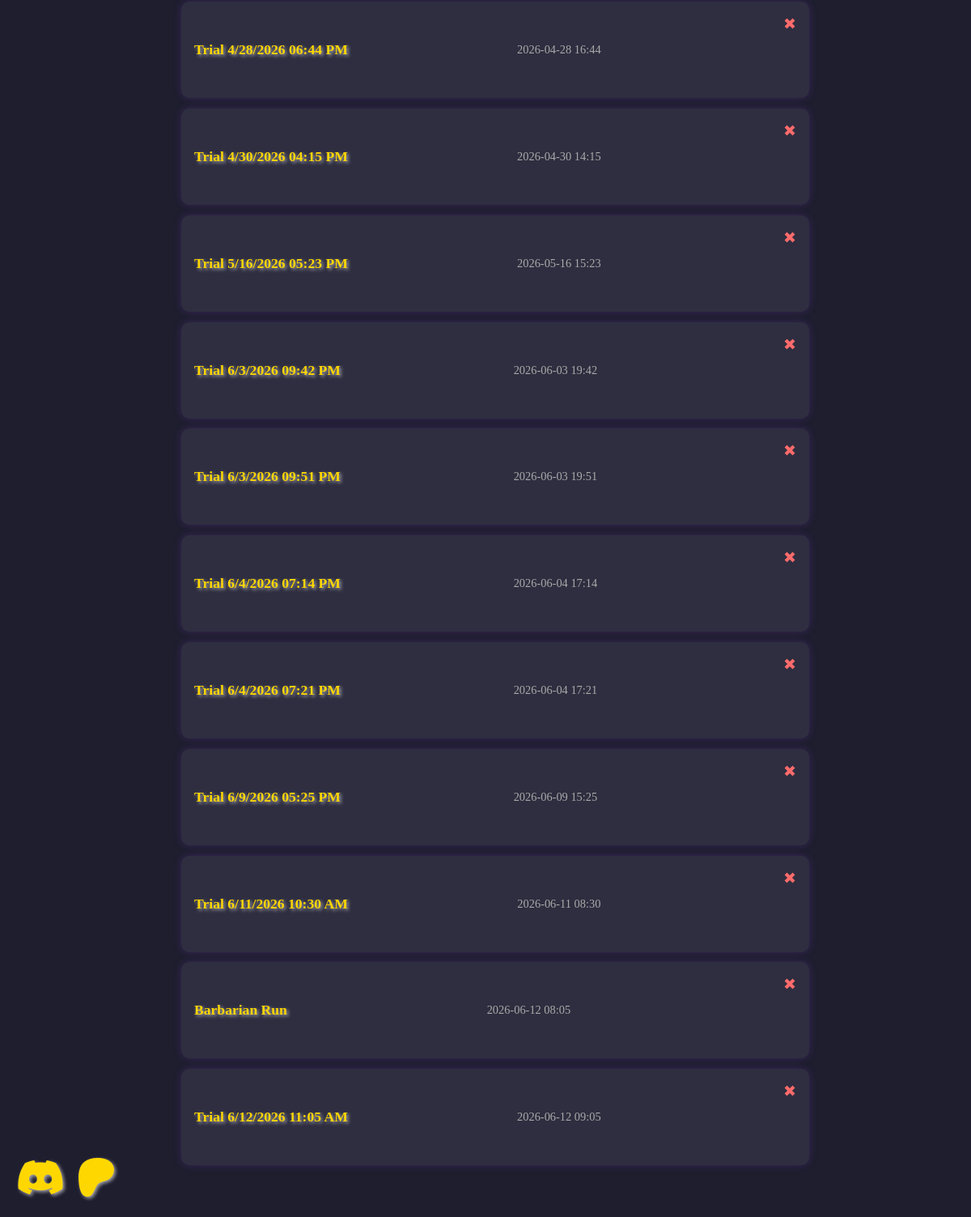
/runs (lower part), run on an earlier commit of the app's database.
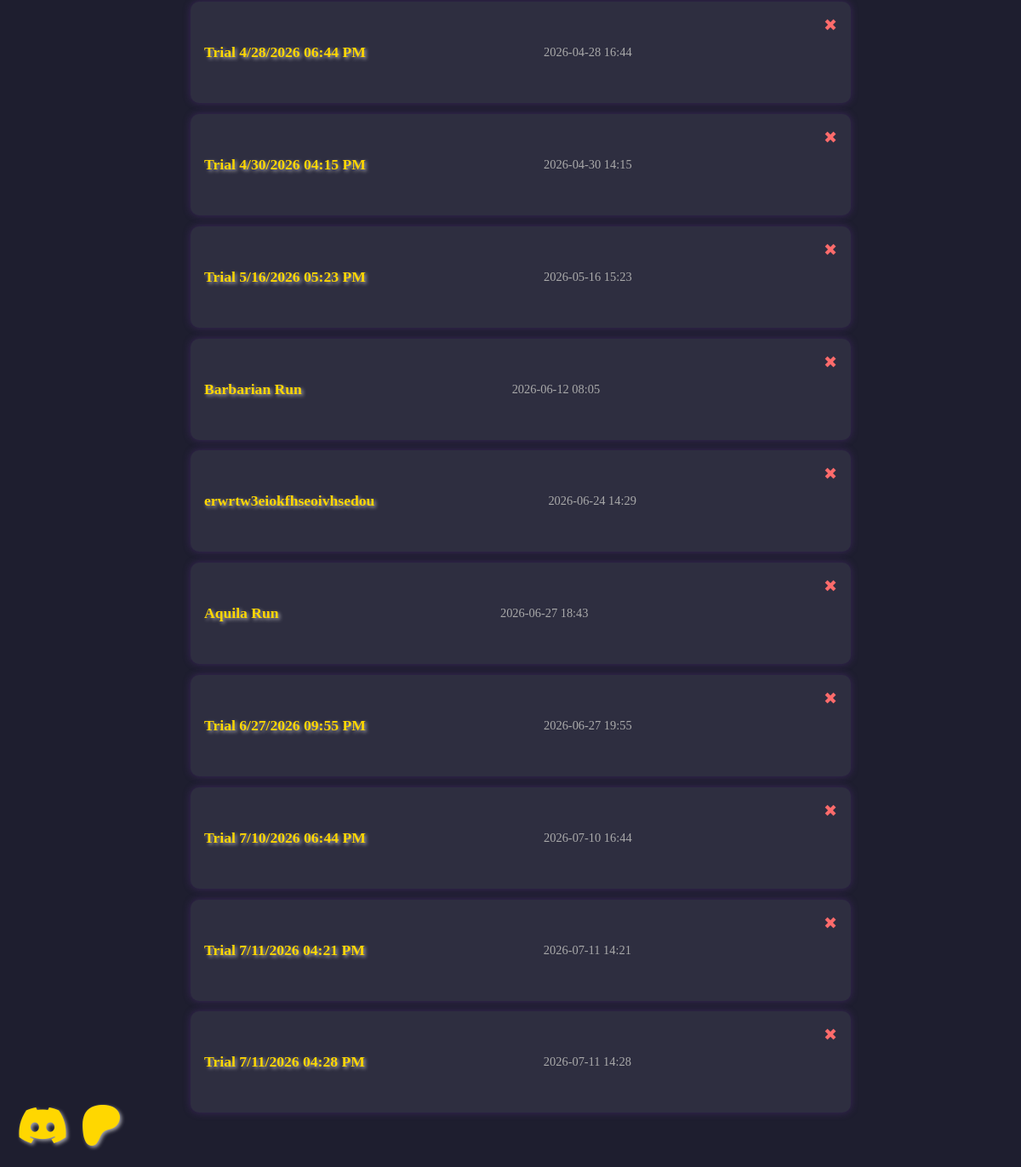
And on a later commit of the database.
### models.py (models this page shows, shortened)
class Run(db.Model):
    id = db.Column(db.Integer, primary_key=True)
    title_run = db.Column(db.String(100), nullable=False)
    created_at = db.Column(db.DateTime, default=func.now(), nullable=False)
    data = db.Column(db.Text, nullable=False)  # Stores the run as JSON
    user_id = db.Column(db.Integer, db.ForeignKey('user.id'), nullable=True)

### app.py (the view)
@app.route("/runs")
def list_runs():
    runs = Run.query.all()
    return render_template("runs.html", runs=runs)

### templates/runs.html (shortened to what this page needs)
<!DOCTYPE html>
<html lang="en">
<head>
    <link rel="stylesheet" href="{{ url_for('static', filename='style.css') }}">
    <link rel="stylesheet" href="https://cdnjs.cloudflare.com/ajax/libs/font-awesome/6.5.0/css/all.min.css">
</head>
<body>
    <ul class="run-list">
        {% for run in runs %}
        <li>
            <a href="{{ url_for('view_run', run_id=run.id) }}">{{ run.title_run }}</a>
            <span class="timestamp">{{ run.created_at.strftime('%Y-%m-%d %H:%M') }}</span>
            <form action="{{ url_for('delete_run', run_id=run.id) }}" method="POST" class="delete-form"
                onsubmit="return confirm('Are you sure you want to delete this Run?');">
                <button type="submit" class="delete-button" title="Delete Run">✖</button>
            </form>
        </li>
        {% else %}
        <li class="empty">No runs saved yet.</li>
        {% endfor %}
    </ul>
    <div class="social-icons">
        <a href="https://discord.gg/CmNqX7Mrtp" target="_blank" rel="noopener noreferrer">
            <i class="fa-brands fa-discord"></i>
        </a>
        <a href="https://www.patreon.com/c/TheMortalTrials" target="_blank" rel="noopener noreferrer">
            <i class="fa-brands fa-patreon"></i>
        </a>
    </div>
</body>
</html>

### static/style.css (style rules this page uses)
body { background: #1e1e2f; color: #f4f4f4; font-family: 'Georgia', serif; padding: 2rem; max-width: 800px; margin: auto; text-align: center; }
a { color: #ffd700; text-decoration: none; font-size: 2rem; text-shadow: 2px 2px 4px rgba(255, 255, 255, 0.6); transition: color 0.3s ease, text-shadow 0.3s ease; }
.social-icons { position: fixed; bottom: 20px; left: 20px; display: flex; gap: 15px; z-index: 1000; }
.social-icons a { font-size: 3rem; }
button { background: #643173; border: none; color: #fff; padding: 0.7rem 1.2rem; font-size: 1.1rem; border-radius: 8px; cursor: pointer; margin-bottom: 2rem; }
form { margin-bottom: 2rem; }
ul { list-style: square; margin-left: 1.5rem; }
.run-list { padding: 0; list-style: none; margin-bottom: 2rem; }
.run-list li { background: #2e2e40; margin: 0.8rem 0; padding: 1rem; border-radius: 10px; box-shadow: 0 0 10px rgba(100, 50, 150, 0.4); display: flex; justify-content: space-between; align-items: center; transition: transform 0.2s; }
.run-list a { color: #ffd700; text-decoration: none; font-weight: bold; font-size: 1.1rem; }
.run-list .timestamp { color: #aaa; font-size: 0.9rem; }
.delete-form { display: inline; margin-left: 1rem; }
.delete-button { background: transparent; border: none; color: #ff6b6b; font-size: 1.2rem; cursor: pointer; padding: 0; transition: color 0.2s ease; }

What changed in the data, as far as the page shows it:
removed Run: title_run "Trial 6/3/2026 09:42 PM", created_at "2026-06-03 19:42"
removed Run: title_run "Trial 6/3/2026 09:51 PM", created_at "2026-06-03 19:51"
removed Run: title_run "Trial 6/4/2026 07:14 PM", created_at "2026-06-04 17:14"
removed Run: title_run "Trial 6/4/2026 07:21 PM", created_at "2026-06-04 17:21"
removed Run: title_run "Trial 6/9/2026 05:25 PM", created_at "2026-06-09 15:25"
removed Run: title_run "Trial 6/11/2026 10:30 AM", created_at "2026-06-11 08:30"
removed Run: title_run "Trial 6/12/2026 11:05 AM", created_at "2026-06-12 09:05"
added Run: title_run "erwrtw3eiokfhseoivhsedou", created_at "2026-06-24 14:29"
added Run: title_run "Aquila Run", created_at "2026-06-27 18:43"
added Run: title_run "Trial 6/27/2026 09:55 PM", created_at "2026-06-27 19:55"
added Run: title_run "Trial 7/10/2026 06:44 PM", created_at "2026-07-10 16:44"
added Run: title_run "Trial 7/11/2026 04:21 PM", created_at "2026-07-11 14:21"
added Run: title_run "Trial 7/11/2026 04:28 PM", created_at "2026-07-11 14:28"
